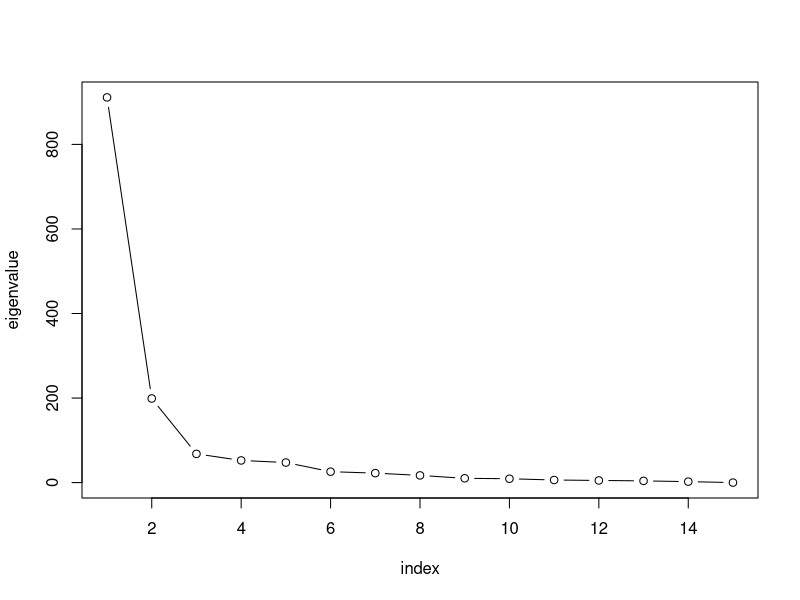

The R source for this figure:
library(MASS)

# 固有値を表示
cc <- c("Min.Price","Price","Max.Price","MPG.city","MPG.highway","EngineSize","Horsepower","RPM",
        "Rev.per.mile","Fuel.tank.capacity","Length","Wheelbase","Width","Turn.circle","Weight")
mask <- is.element(colnames(Cars93),cc)
Xc <- t(scale(Cars93[,mask]))
S <- Xc %*% t(Xc); evd <- eigen(S)
plot(evd$values,type="b",xlab="index",ylab="eigenvalue")

# 異常度の計算（散布行列）
# エルボー則によりm=2で以降の計算を行う
m <- 2
x2 <- t(evd$vectors[,1:m]) %*% Xc
a1 <- colSums(Xc*Xc) - colSums(x2*x2)
idx <- order(a1,decreasing=T)[1:6]; print(a1[idx])

# 異常度の計算（グラム行列）
G <- t(Xc) %*% Xc; evd <- eigen(G)
Lam_12 <- diag(evd$values[1:m]^(-1/2))
xx2 <- Lam_12 %*% t(evd$vectors[,1:m]) %*% t(Xc) %*% Xc
aa1 <- colSums(Xc*Xc) - colSums(xx2*xx2)
idx <- order(aa1,decreasing=T)[1:6]; print(aa1[idx])